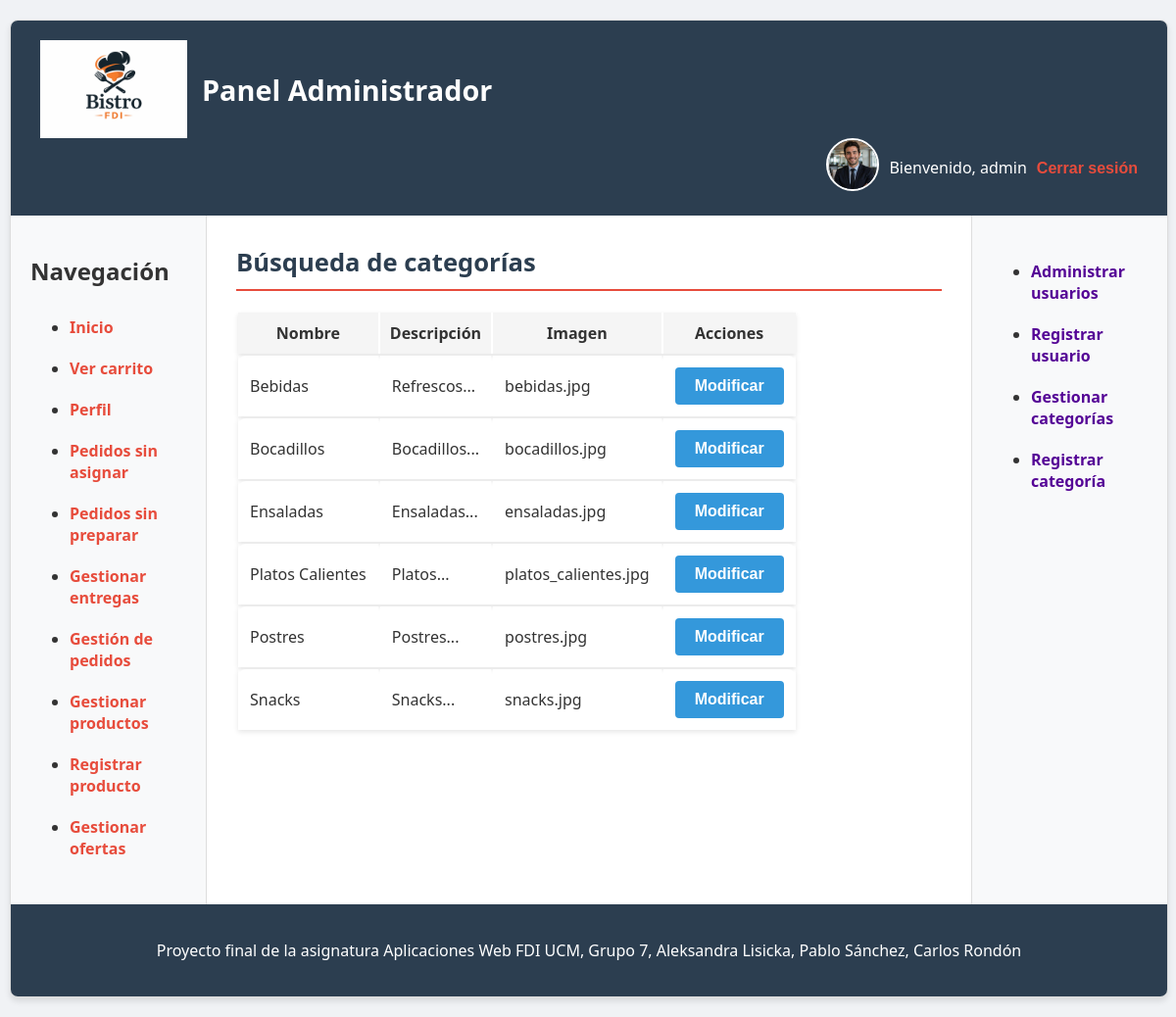
Page /usuarios/admin/busquedaCategoria.php (signed in) on the earlier database version.
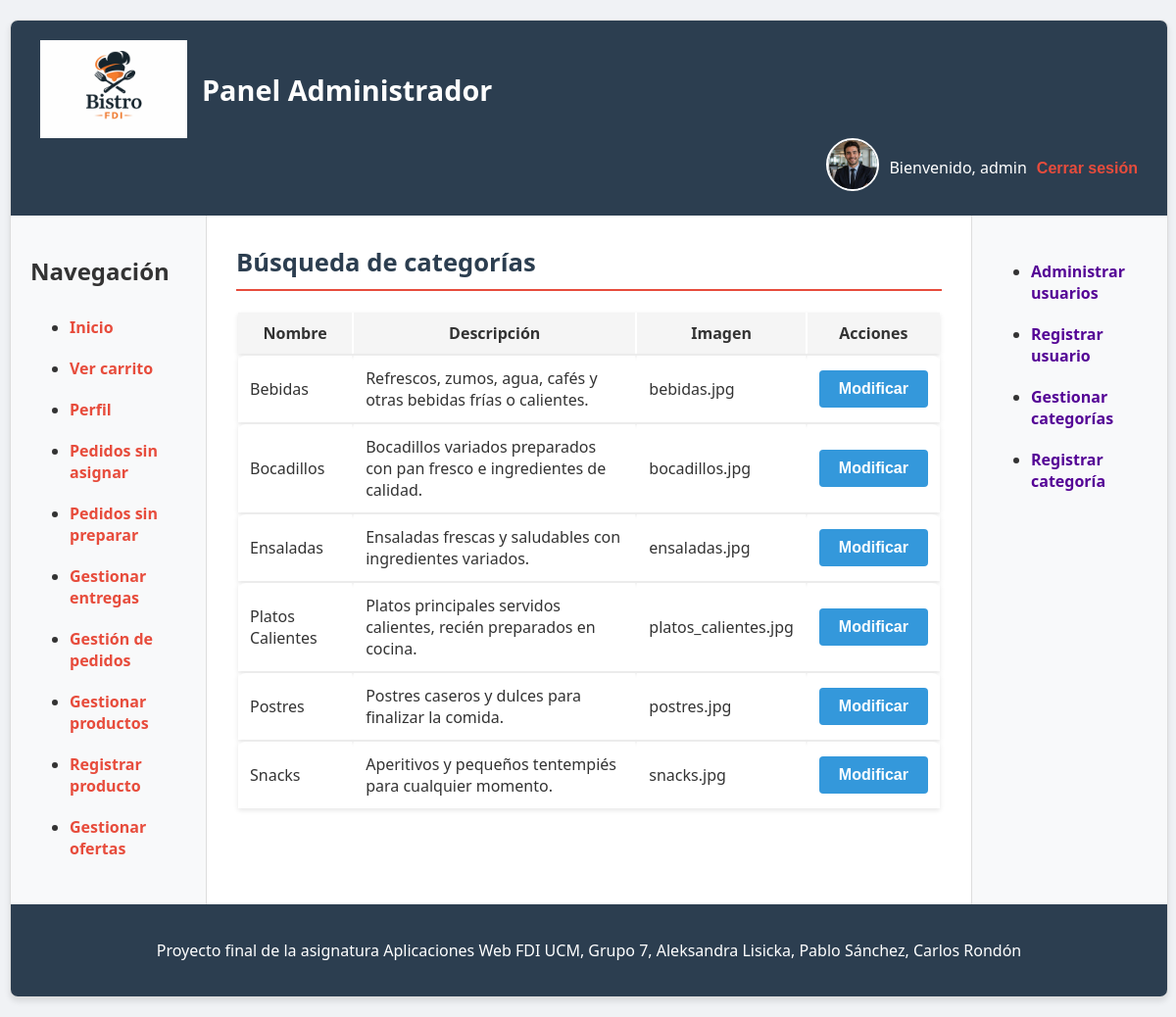
Same page on the later database version.
### tables this page shows
CREATE TABLE `categorias` (
  `id`                INT(11)      NOT NULL AUTO_INCREMENT,
  `nombre`            VARCHAR(100) NOT NULL UNIQUE,
  `descripcion`       TEXT         NOT NULL,
  `imgCategoriaProd`  VARCHAR(255) DEFAULT NULL,
  PRIMARY KEY (`id`)
);

### includes/clases/productos/Categoria.php (called while the page is built, shortened)
<?php
class Categoria
{
    private $id;
    private $nombre;
    private $descripcion;
    private $imgCategoriaProd;
    public function __construct($id, $nombre, $descripcion, $imgCategoriaProd)
    {
        $this->id = $id;
        $this->nombre = $nombre;
        $this->descripcion = $descripcion;
        $this->imgCategoriaProd = $imgCategoriaProd ?? "categoria_default.jpg";
    }
    public function getId()
    {
        return $this->id;
    }
    public function getNombre()
    {
        return $this->nombre;
    }
    public function getDescripcion()
    {
        return $this->descripcion;
    }
    public function getImgCategoriaProd()
    {
        return $this->imgCategoriaProd;
    }
    public static function buscaCategorias(){
        $conn = Aplicacion::getInstance()->getConexionBd();
        $sql = "SELECT * FROM categorias ORDER BY nombre";
        $rs = $conn->query($sql);
        $categorias = [];
        if ($rs) {
            while ($fila = $rs->fetch_assoc()) {
                $categorias[] = new Categoria(
                    $fila['id'],
                    $fila['nombre'],
                    $fila['descripcion'],
                    $fila['imgCategoriaProd']
                );
            }
        }
        return $categorias;
    }
}

### includes/config.php (called while the page is built, shortened)
<?php
spl_autoload_register(function ($class) {
    $prefix = 'es\\ucm\\fdi\\aw\\';
    $base_dir = implode(DIRECTORY_SEPARATOR, [__DIR__, 'clases', '']);
    $len = strlen($prefix);
    $relative_class = substr($class, $len);
    $file = $base_dir . str_replace('\\', '/', $relative_class) . '.php';
});

### includes/clases/Aplicacion.php (called while the page is built, shortened)
<?php
class Aplicacion
{
    private static $instancia;
    public static function getInstance()
    {
        if (!self::$instancia instanceof self) {
            self::$instancia = new static();
        }
        return self::$instancia;
    }
    private $rutaRaizApp;
    private $dirInstalacion;
    private $inicializada;
    private function __construct()
    {
        $this->inicializada = false;
    }
    public function init($bdDatosConexion, $rutaApp = '/', $dirInstalacion = __DIR__)
    {
        if (!$this->inicializada) {
            $this->rutaRaizApp = $rutaApp;
            $this->dirInstalacion = $dirInstalacion;
            $this->inicializada = true;
        }
    }
    public function resuelve($path = '')
    {
        $rutaAppLongitudPrefijo = mb_strlen($this->rutaRaizApp);
        return $this->rutaRaizApp . $path;
    }
    public function doInclude($path = '', &$params= [])
    {
        $this->doIncludeInterna($path, $params);
    }
    private function doIncludeInterna($path, &$params)
    {
        include($this->dirInstalacion . $path);
    }
    public function generaVista(string $rutaVista, &$params)
    {
        $params['app'] = $this;
        $rutaVista = "/vistas{$rutaVista}";
        $this->doIncludeInterna($rutaVista, $params);
    }
}

### includes/clases/productos/FormularioBusquedaCategoria.php (the view, shortened to what this page needs)
<?php
class FormularioBusquedaCategoria extends Formulario
{
    protected function generaCamposFormulario(&$datos){
        $listaCategorias = Categoria::buscaCategorias();
        $filas = '';
        if (!empty($listaCategorias) && is_array($listaCategorias)) {
            foreach ($listaCategorias as $c) {
                $filas .= "<tr>
                    <td>{$c->getNombre()}</td>
                    <td>{$c->getDescripcion()}</td>
                    <td>{$c->getImgCategoriaProd()}</td>
                    <td>
                        <div>
                            <button type='submit' name='id' value='{$c->getId()}'>Modificar</button>
                        </div>
                    </td>
                </tr>";
            }
        }
        if($filas === ''){
            $html = <<<EOF
                <p>No hay categorías.</p>
            EOF;
        }
        else {
            $html = <<<EOF
            <table class="tabla-general">
                <thead>
                    <tr>
                        <th>Nombre</th>
                        <th>Descripción</th>
                        <th>Imagen</th>
                        <th>Acciones</th>
                    </tr>
                </thead>
                <tbody>
                    $filas
                </tbody>
            </table>
            EOF;
        }
        return $html;
    }
}

### includes/clases/Formulario.php (shortened to what this page needs)
<?php
abstract class Formulario
{
    private $tipoFormulario;
    private $formId;
    protected $method;
    protected $action;
    protected $classAtt;
    protected $enctype;
    public function __construct($tipoFormulario, $opciones = array())
    {
        $this->tipoFormulario = $tipoFormulario;
        $opcionesPorDefecto = array('action' => null, 'method' => 'POST', 'class' => null, 'enctype' => null, 'urlRedireccion' => null, 'formId' => '');
        $opciones = array_merge($opcionesPorDefecto, $opciones);
        $this->formId = $tipoFormulario.$opciones['formId'];
        $this->action = $opciones['action'];
        $this->method = $opciones['method'];
        $this->classAtt = $opciones['class'];
        $this->enctype  = $opciones['enctype'];
    }
    public function gestiona()
    {
        $datos = &$_POST;
        if (!$this->formularioEnviado($datos)) {
            return $this->generaFormulario();
        }
    }
    protected function formularioEnviado(&$datos)
    {
        return isset($datos['tipoFormulario']) && $datos['tipoFormulario'] == $this->tipoFormulario;
    }
    protected function generaFormulario(&$datos = array())
    {
        $htmlCamposFormularios = $this->generaCamposFormulario($datos);
        $classAtt = $this->classAtt != null ? "class=\"{$this->classAtt}\"" : '';
        $enctypeAtt = $this->enctype != null ? "enctype=\"{$this->enctype}\"" : '';
        $htmlForm = <<<EOS
        <form method="{$this->method}" action="{$this->action}" id="{$this->formId}" {$classAtt} {$enctypeAtt}>
            <input type="hidden" name="tipoFormulario" value="{$this->tipoFormulario}" />
            $htmlCamposFormularios
        </form>
        EOS;
        return $htmlForm;
    }
}

### usuarios/admin/busquedaCategoria.php (shortened to what this page needs)
<?php
require __DIR__ . '/../../includes/config.php';
$tituloPagina = 'Búsqueda de Categorías';
if (isset($_SESSION["esAdmin"])) {
    $formulario = new FormularioBusquedaCategoria();
    $formularioHTML = $formulario->gestiona();
    $contenidoPrincipal = <<<EOS
        <h2>Búsqueda de categorías</h2>
        $formularioHTML
    EOS;
}
else {
    $contenidoPrincipal = <<<EOS
        <h2>Acceso denegado</h2>
        <p>Debes iniciar sesión como administrados para ver el contenido.</p>
    EOS;
}
$params = ['tituloPagina' => $tituloPagina, 'contenidoPrincipal' => $contenidoPrincipal, 'cabecera' => 'Panel Administrador'];
$app->generaVista('/plantillas/plantilla.php', $params);

### includes/vistas/plantillas/plantilla.php (shortened to what this page needs)
<?php
$params['app']->doInclude('/vistas/helpers/plantilla.php');
?>
<!DOCTYPE html>
<html lang="es">
<head>
	<link rel="stylesheet" type="text/css" href="<?= $params['app']->resuelve('/css/estilo.css') ?>">
</head>
<body>
<div id="contenedor">
<?php
$params['app']->doInclude('/vistas/comun/cabecera.php', $params);
$params['app']->doInclude('/vistas/comun/sidebarIzq.php', $params);
?>
	<main>
		<article>
			<?= $params['contenidoPrincipal'] ?>
		</article>
	</main>
<?php
$params['app']->doInclude('/vistas/comun/sidebarDer.php', $params);
$params['app']->doInclude('/vistas/comun/pie.php', $params);
?>
</div>
</body>
</html>

### includes/vistas/comun/cabecera.php (shortened to what this page needs)
<?php
function mostrarSaludo($app, $ocultarNav = false)
{
    $html = '';
    if (isset($_SESSION['login'], $_SESSION['nombreUsuario']) && ($_SESSION['login'] === true)) {
        $nombreUsuario = $_SESSION['nombreUsuario'];
        $formLogout = new FormularioLogout();
        $htmlLogout = $formLogout->gestiona();
        $avatar = $_SESSION['avatar'] ?? 'usuario_default.jpg';
        $rutaAvatar = $app->resuelve('/img/' . $avatar);
        $rutaPerfil = $app->resuelve('/usuarios/perfil.php');
        $html = <<<HTML
        <div class="usuario-cabecera">
            <a href="{$rutaPerfil}">
                <img src="{$rutaAvatar}" class="avatar-cabecera" alt="avatar">
            </a>
            <span>Bienvenido, {$nombreUsuario}</span>
            {$htmlLogout}
        </div>
        HTML;
}
    return $html;
}
$app = Aplicacion::getInstance();
$ocultarNav = isset($params['ocultarNav']) ? $params['ocultarNav'] : false;
?>
<header>
    <div class="cabecera-contenido">
        <img src="<?= $app->resuelve('/img/logo.png') ?>" alt="Logo BistroFDI" class="logo">
        <h1><?= $params['cabecera'] ?? 'BistroFDI' ?></h1>
    </div>
    <div class="saludo">
        <?= mostrarSaludo($app, $ocultarNav); ?>
    </div>
</header>

### includes/clases/usuarios/FormularioLogout.php (shortened to what this page needs)
<?php
class FormularioLogout extends Formulario
{
    protected function generaCamposFormulario(&$datos)
    {
        $camposFormulario = <<<EOS
            <button class="enlace" type="submit">Cerrar sesión</button>
        EOS;
        return $camposFormulario;
    }
}

### includes/vistas/comun/sidebarIzq.php (shortened to what this page needs)
<?php
$app = Aplicacion::getInstance();
?>
<nav id="sidebarIzq">
    <h2>Navegación</h2>
    <ul>
        <?php if (isset($_SESSION['login']) && $_SESSION['login'] === true) : ?>
        <li class="nav-item">
            <a href="<?= $app->resuelve('/index.php') ?>">Inicio</a>
        </li>
        <li class="nav-item">
            <a href="<?= $app->resuelve('/pedidos/carrito.php') ?>">Ver carrito</a>
        </li>
        <li class="nav-item">
            <a href="<?= $app->resuelve('/usuarios/perfil.php') ?>">Perfil</a>
        </li>
        <?php if (isset($_SESSION['esCocinero']) && $_SESSION['esCocinero'] === true): ?>
            <li class="nav-item">
                <a href="<?= $app->resuelve('/usuarios/cocinero/pedidosPendientes.php') ?>">Pedidos sin asignar</a>
            </li>
            <li class="nav-item">
                <a href="<?= $app->resuelve('/usuarios/cocinero/pedidos.php') ?>">Pedidos sin preparar</a>
            </li>
        <?php endif; ?>
        <?php if (isset($_SESSION['esCamarero']) && $_SESSION['esCamarero'] === true) : ?>
            <li class="nav-item">
                <a href="<?= $app->resuelve('/usuarios/camarero/gestionarEntregas.php') ?>">Gestionar entregas</a>
            </li>
        <?php endif; ?>
        <?php if (isset($_SESSION['esGerente']) && $_SESSION['esGerente'] === true) : ?>
            <li class="nav-item">
                <a href="<?= $app->resuelve('/usuarios/gerente/pedidosAsignados.php') ?>">Gestión de pedidos</a>
            </li>
            <li class="nav-item">
                <a href="<?= $app->resuelve('/usuarios/gerente/productos.php') ?>">Gestionar productos</a>
            </li>
            <li class="nav-item">
                <a href="<?= $app->resuelve('/usuarios/gerente/registroProducto.php') ?>">Registrar producto</a>
            </li>
            <li class="nav-item">
                <a href="<?= $app->resuelve('/usuarios/gerente/ofertas.php') ?>">Gestionar ofertas</a>
            </li>
        <?php endif; ?>
        <?php endif; ?>
    </ul>
</nav>

### includes/vistas/comun/sidebarDer.php (shortened to what this page needs)
<?php
$app = Aplicacion::getInstance();
?>
<aside id="sidebarDer">
    <?php if (isset($_SESSION['esAdmin']) && $_SESSION['esAdmin'] === true) : ?>
        <ul>
            <li>
                <a href="<?= $app->resuelve('/usuarios/admin.php') ?>">
                    Administrar usuarios
                </a>
            </li>
            <li>
                <a href="<?= $app->resuelve('/registro.php') ?>">
                    Registrar usuario
                </a>
            </li>
            <li>
                <a href="<?= $app->resuelve('/usuarios/admin/busquedaCategoria.php') ?>">
                    Gestionar categorías
                </a>
            </li>
            <li>
                <a href="<?= $app->resuelve('/usuarios/admin/registroCategoria.php') ?>">
                    Registrar categoría
                </a>
            </li>
        </ul>
    <?php endif; ?>
</aside>

### includes/vistas/comun/pie.php
<footer>
	<p>Proyecto final de la asignatura Aplicaciones Web FDI UCM, Grupo 7, Aleksandra Lisicka, Pablo Sánchez, Carlos Rondón</p>
</footer>

### css/estilo.css (style rules this page uses)
body { background-color: #f0f2f5; font-family: Segoe UI, Roboto, Helvetica, Arial, sans-serif; margin: 0; padding: 20px 10px; color: #333; }
div#contenedor { max-width: 1200px; width: 100%; margin: 0 auto; background-color: #ffffff; border: 1px solid #ddd; border-radius: 8px; box-shadow: 0 4px 6px rgba(0,0,0,0.1); overflow: hidden; display: grid; grid-template-columns: 1fr; }
header { grid-area: cabecera; }
nav { grid-area: menu-izq; }
main { grid-area: contenido; }
aside { grid-area: menu-der; }
footer { grid-area: pie; }
header { padding: 20px 30px; background-color: #2c3e50; color: white; display: flex; justify-content: space-between; align-items: center; flex-wrap: wrap; }
.cabecera-contenido { display: flex; align-items: center; gap: 15px; }
.usuario-cabecera { display: flex; align-items: center; gap: 10px; }
.logo { height: 100px; width: auto; }
header h1 { margin: 0; font-size: 1.8em; }
header a, header a:visited { color: white; font-weight: bold; text-decoration: none; }
div.saludo { display: flex; align-items: center; justify-content: flex-end; gap: 10px; width: 100%; }
nav, aside { padding: 20px; background-color: #f8f9fa; border-bottom: 1px solid #ddd; }
nav a, nav a:visited { display: block; padding: 10px 0; color: #e74c3c; font-weight: bold; text-decoration: none; }
aside a, aside a:visited { display: block; padding: 10px 0; color: #550596; font-weight: bold; text-decoration: none; }
main { padding: 30px; background-color: #ffffff; }
main article { width: 100%; }
main h2 { color: #2c3e50; border-bottom: 2px solid #e74c3c; padding-bottom: 10px; margin-top: 0; margin-bottom: 20px; font-size: 1.6em; }
footer { padding: 20px; background-color: #2c3e50; color: white; text-align: center; }
button, a.boton { border: none; border-radius: 4px; font-size: 1em; font-weight: bold; padding: 10px 20px; cursor: pointer; background-color: #3498db; color: white; text-align: center; text-decoration: none; display: inline-block; transition: background-color 0.3s; }
form button.enlace, form button.enlace:visited { background-color: transparent; color: #e74c3c; padding: 0; font-weight: bold; }
.avatar-cabecera { width: 50px; height: 50px; border-radius: 50%; object-fit: cover; border: 2px solid #fff; }
@media (min-width: 768px) { div#contenedor { grid-template-columns: 200px 1fr 200px; grid-template-areas: "cabecera cabecera cabecera" "menu-izq contenido menu-der" "pie pie pie"; } }
@media (min-width: 768px) { nav, aside { border-bottom: none; } }
@media (min-width: 768px) { nav { border-right: 1px solid #ddd; } }
@media (min-width: 768px) { aside { border-left: 1px solid #ddd; } }
@media (min-width: 768px) { main { min-height: 600px; } }
.tabla-general th { padding: 10px; background-color: #f5f5f5; }
.tabla-general td { padding: 12px; background-color: #ffffff; }
.tabla-general tr { box-shadow: 0 2px 5px rgba(0,0,0,0.1); }
.tabla-general td:first-child { border-top-left-radius: 8px; border-bottom-left-radius: 8px; }
.tabla-general td:last-child { border-top-right-radius: 8px; border-bottom-right-radius: 8px; }
.nav-item { position: relative; list-style: disc; }

Differences in the rows shown:
changed categorias "Bebidas": descripcion "Refrescos..." → "Refrescos, zumos, agua, cafés y otras bebidas frías o calientes."
changed categorias "Bocadillos": descripcion "Bocadillos..." → "Bocadillos variados preparados con pan fresco e ingredientes de calidad."
changed categorias "Ensaladas": descripcion "Ensaladas..." → "Ensaladas frescas y saludables con ingredientes variados."
changed categorias "Platos Calientes": descripcion "Platos..." → "Platos principales servidos calientes, recién preparados en cocina."
changed categorias "Postres": descripcion "Postres..." → "Postres caseros y dulces para finalizar la comida."
changed categorias "Snacks": descripcion "Snacks..." → "Aperitivos y pequeños tentempiés para cualquier momento."
